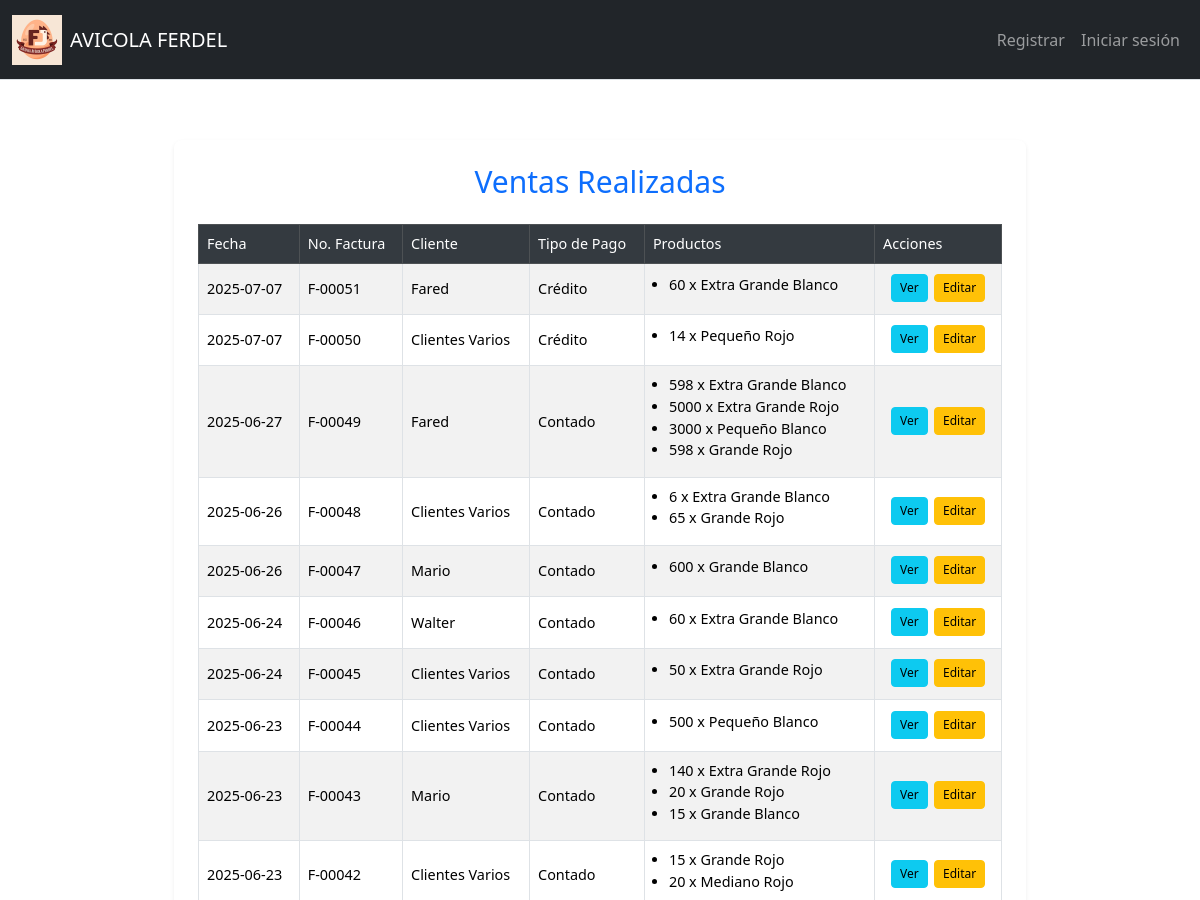
The app's page /gestionar_ventas (upper part), older data.
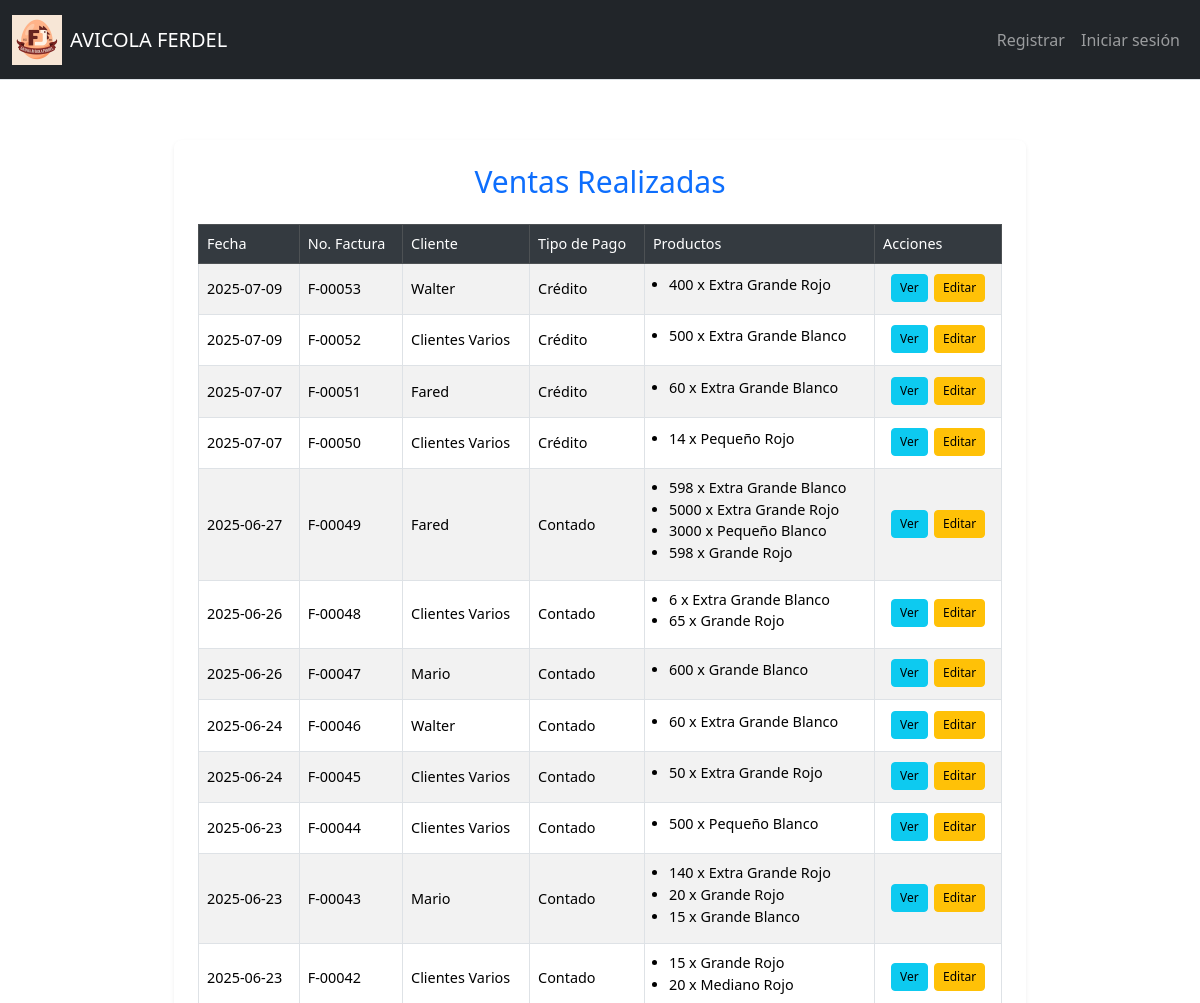
The same page, newer data.
### tables this page shows
CREATE TABLE Facturacion (
    ID_Factura INTEGER PRIMARY KEY AUTOINCREMENT,
    Fecha DATE NOT NULL,
    IDCliente INTEGER NOT NULL,
    Credito_Contado INTEGER,
    Observacion TEXT,
    ID_Empresa INTEGER NOT NULL,
    FOREIGN KEY (IDCliente) REFERENCES Clientes(ID_Cliente),
    FOREIGN KEY (ID_Empresa) REFERENCES Empresa(ID_Empresa)
);

CREATE TABLE Clientes (
    ID_Cliente INTEGER PRIMARY KEY AUTOINCREMENT,
    Nombre TEXT NOT NULL,
    Telefono TEXT,
    Direccion TEXT,
    RUC_CEDULA TEXT
);

### app.py (the view)
@app.route("/gestionar_ventas", methods=["GET"])
def gestionar_ventas():
    try:
        ventas = db.execute("""
            SELECT f.ID_Factura, f.Fecha, c.Nombre AS Cliente, f.Credito_Contado, f.Observacion
            FROM Facturacion f
            JOIN Clientes c ON c.ID_Cliente = f.IDCliente
            ORDER BY f.ID_Factura DESC
        """)
        detalles = db.execute("""
            SELECT df.ID_Factura, p.Descripcion, df.Cantidad
            FROM Detalle_Facturacion df
            JOIN Productos p ON df.ID_Producto = p.ID_Producto
        """)
        productos_por_venta = {}
        for d in detalles:
            productos_por_venta.setdefault(d["ID_Factura"], []).append(
                f"{d['Cantidad']} x {d['Descripcion']}"
            )
        for venta in ventas:
            venta["Productos"] = productos_por_venta.get(venta["ID_Factura"], [])
            venta["NumeroFactura"] = f"F-{venta['ID_Factura']:05d}"  # ← Formato del número de factura
        return render_template("gestionar_ventas.html", ventas=ventas)
    except Exception as e:
        flash(f"❌ Error al cargar las ventas: {e}", "danger")
        return redirect(url_for("ventas"))

### Templates/gestionar_ventas.html (shortened to what this page needs)
{% extends "layout.html" %}
{% block main %}
<div class="container mt-4">
    <div class="card shadow-sm">
        <div class="card-body">
            <h2 class="text-center text-primary mb-4">Ventas Realizadas</h2>
            <div class="table-responsive">
                <table class="table table-bordered table-striped align-middle">
                    <thead class="table-dark">
                        <tr>
                            <th data-label="Fecha">Fecha</th>
                            <th data-label="Factura">No. Factura</th>
                            <th data-label="Cliente">Cliente</th>
                            <th data-label="Pago">Tipo de Pago</th>
                            <th data-label="Productos">Productos</th>
                            <th data-label="Acciones">Acciones</th>
                        </tr>
                    </thead>
                    <tbody>
                        {% for venta in ventas %}
                        <tr>
                            <td data-label="Fecha">{{ venta.Fecha }}</td>
                            <td data-label="Factura">{{ venta.NumeroFactura }}</td>
                            <td data-label="Cliente">{{ venta.Cliente }}</td>
                            <td data-label="Pago">{{ 'Crédito' if venta.Credito_Contado == 1 else 'Contado' }}</td>
                            <td data-label="Productos">
                                <ul class="mb-2 ps-3">
                                    {% for producto in venta.Productos %}
                                    <li>{{ producto }}</li>
                                    {% endfor %}
                                </ul>
                            </td>
                            <td data-label="Acciones">
                                <div class="d-flex flex-wrap justify-content-center">
                                    <a href="/ventas/{{ venta.ID_Movimiento }}"
                                        class="btn btn-sm btn-info me-1 mb-1">Ver</a>
                                    <a href="/editar_venta/{{ venta.ID_Factura }}"
                                        class="btn btn-sm btn-warning mb-1 {% if venta.Credito_Contado == 1 and venta.tiene_pagos %}disabled{% endif %}"
                                        >
                                        Editar
                                    </a>
                                </div>
                            </td>
                        </tr>
                        {% endfor %}
                    </tbody>
                </table>
            </div>
        </div>
    </div>
</div>
{% endblock %}

### Templates/layout.html (shortened to what this page needs)
<!DOCTYPE html>
<html lang="es">
<head>
    <link href="https://cdn.jsdelivr.net/npm/bootstrap@5.3.3/dist/css/bootstrap.min.css" rel="stylesheet"
>
    <link rel="stylesheet" href="https://cdn.jsdelivr.net/npm/bootstrap-icons@1.11.1/font/bootstrap-icons.css">
    <link rel="stylesheet" href="{{ url_for('static', filename='styles.css') }}">
</head>
<body>
    <nav class="navbar navbar-expand-lg navbar-dark bg-dark border-bottom fixed-top">
        <div class="container-fluid">
            <div class="navbar-container">
                <div class="navbar-brand-container">
                    <img src="{{ url_for('static', filename='logoFerdel_web.png') }}"
                         alt="Logo de Ferdel"
                         width="50"
                         height="50"
                         class="img-fluid d-none d-sm-block">
                    <a class="navbar-brand" href="/">AVICOLA FERDEL</a>
                </div>
                <div class="collapse navbar-collapse navbar-menu" id="navbarNav">
                    {% if current_user.is_authenticated %}
                    <ul class="navbar-nav me-auto">
                        <li class="nav-item dropdown">
                            <a class="nav-link dropdown-toggle" href="#" id="comprasDropdown" role="button"
                               data-bs-toggle="dropdown" aria-expanded="false">
                                <i class="bi bi-cart-plus d-lg-none"></i>
                                <span>Compras</span>
                            </a>
                            <ul class="dropdown-menu" aria-labelledby="comprasDropdown">
                                <li><a class="dropdown-item" href="/compras"><i class="bi bi-plus-circle"></i>Agregar Compras</a></li>
                                <li><a class="dropdown-item" href="/gestionar_compras"><i class="bi bi-pencil-square"></i>Editar Compras</a></li>
                            </ul>
                        </li>
                        <li class="nav-item dropdown">
                            <a class="nav-link dropdown-toggle" href="#" id="ventasDropdown" role="button"
                               data-bs-toggle="dropdown" aria-expanded="false">
                                <i class="bi bi-cash-stack d-lg-none"></i>
                                <span>Ventas</span>
                            </a>
                            <ul class="dropdown-menu" aria-labelledby="ventasDropdown">
                                <li><a class="dropdown-item" href="/ventas"><i class="bi bi-plus-circle"></i>Agregar Ventas</a></li>
                                <li><a class="dropdown-item" href="/gestionar_ventas"><i class="bi bi-pencil-square"></i>Editar Ventas</a></li>
                            </ul>
                        </li>
                        <li class="nav-item dropdown">
                            <a class="nav-link dropdown-toggle" href="#" id="cobrosDropdown" role="button"
                               data-bs-toggle="dropdown" aria-expanded="false">
                                <i class="bi bi-currency-dollar d-lg-none"></i>
                                <span>Cobros</span>
                            </a>
                            <ul class="dropdown-menu" aria-labelledby="cobrosDropdown">
                                <li><a class="dropdown-item" href="{{ url_for('cobros') }}"><i class="bi bi-eye"></i>Ver Cobros</a></li>
                            </ul>
                        </li>
                        <li class="nav-item dropdown">
                            <a class="nav-link dropdown-toggle" href="#" id="pagosDropdown" role="button"
                               data-bs-toggle="dropdown" aria-expanded="false">
                                <i class="bi bi-credit-card d-lg-none"></i>
                                <span>Pagos</span>
                            </a>
                            <ul class="dropdown-menu" aria-labelledby="pagosDropdown">
                                <li><a class="dropdown-item" href="{{ url_for('pagos') }}"><i class="bi bi-eye"></i>Ver Pagos</a></li>
                            </ul>
                        </li>
                        <li class="nav-item dropdown">
                            <a class="nav-link dropdown-toggle" href="#" id="facturaDropdown" role="button"
                               data-bs-toggle="dropdown" aria-expanded="false">
                                <i class="bi bi-receipt d-lg-none"></i>
                                <span>Factura</span>
                            </a>
                            <ul class="dropdown-menu" aria-labelledby="facturaDropdown">
                                <li><a class="dropdown-item" href="{{ url_for('visualizar_facturas') }}"><i class="bi bi-eye"></i>Visualizar Factura</a></li>
                                <li><a class="dropdown-item" href="/factura_alterna"><i class="bi bi-file-earmark-plus"></i>Generar nueva Factura</a></li>
                            </ul>
                        </li>
                        <li class="nav-item dropdown">
                            <a class="nav-link dropdown-toggle" href="#" id="bodegaDropdown" role="button"
                               data-bs-toggle="dropdown" aria-expanded="false">
                                <i class="bi bi-box-seam d-lg-none"></i>
                                <span>Bodega</span>
                            </a>
                            <ul class="dropdown-menu" aria-labelledby="bodegaDropdown">
                                <li><a class="dropdown-item" href="/bodega"><i class="bi bi-eye"></i>Ver Bodega</a></li>
                                <li><a class="dropdown-item" href="{{ url_for('historial_inventario') }}"><i class="bi bi-clock-history"></i>Historial de Movimientos</a></li>
                            </ul>
                        </li>
                        <li class="nav-item dropdown">
                            <a class="nav-link dropdown-toggle" href="#" id="vehiculosDropdown" role="button"
                               data-bs-toggle="dropdown" aria-expanded="false">
                                <i class="bi bi-truck d-lg-none"></i>
                                <span>Vehiculos</span>
                            </a>
                            <ul class="dropdown-menu" aria-labelledby="vehiculosDropdown">
                                <li><a class="dropdown-item" href="{{ url_for('vehiculos') }}"><i class="bi bi-eye"></i>Ver Vehículos</a></li>
                                <li><a class="dropdown-item" href="{{ url_for('combustible') }}"><i class="bi bi-fuel-pump"></i>Gasto de Combustibles</a></li>
                                <li><a class="dropdown-item" href="#"><i class="bi bi-tools"></i>Gestionar Mantenimiento</a></li>
                            </ul>
                        </li>
                        <li class="nav-item dropdown">
                            <a class="nav-link dropdown-toggle" href="#" id="CatalogosDropdown" role="button"
                               data-bs-toggle="dropdown" aria-expanded="false">
                                <i class="bi bi-book d-lg-none"></i>
                                <span>Catálogos</span>
                            </a>
                            <ul class="dropdown-menu" aria-labelledby="CatalogosDropdown">
                                <li><a class="dropdown-item" href="/clientes"><i class="bi bi-people"></i>Gestionar Clientes</a></li>
                                <li><a class="dropdown-item" href="/proveedores"><i class="bi bi-truck"></i>Gestionar Proveedores</a></li>
                                <li><a class="dropdown-item" href="/productos"><i class="bi bi-box-seam"></i>Gestionar Productos</a></li>
                                <li><a class="dropdown-item" href="/empresa"><i class="bi bi-building"></i>Gestionar Empresa</a></li>
                                <li><a class="dropdown-item" href="{{ url_for('familia') }}"><i class="bi bi-diagram-3"></i>Gestionar Familias</a></li>
                                <li><a class="dropdown-item" href="{{ url_for('tipo_producto') }}"><i class="bi bi-tags"></i>Gestionar Tipos de Producto</a></li>
                            </ul>
                        </li>
                    </ul>
                    <ul class="navbar-nav">
                        <li class="nav-item">
                            <span class="nav-link text-white">
                                <i class="bi bi-person-circle d-lg-none"></i>
                                <span class="d-none d-md-inline">BIENVENIDO, </span>
                                <span class="d-inline d-md-none">Bienv. </span>
                                {{ current_user.username }}
                            </span>
                        </li>
                        <li class="nav-item">
                            <a class="nav-link" href="/logout">
                                <i class="bi bi-box-arrow-right d-lg-none"></i>
                                <span class="d-none d-sm-inline">Cerrar sesión</span>
                                <span class="d-inline d-sm-none">Salir</span>
                            </a>
                        </li>
                    </ul>
                    {% else %}
                    <ul class="navbar-nav ms-auto">
                        <li class="nav-item">
                            <a class="nav-link" href="/register">
                                <span class="d-none d-sm-inline">Registrar</span>
                            </a>
                        </li>
                        <li class="nav-item">
                            <a class="nav-link" href="/login">
                                <span class="d-none d-sm-inline">Iniciar sesión</span>
                            </a>
                        </li>
                    </ul>
                    {% endif %}
                </div>
            </div>
        </div>
    </nav>
    <main class="container-fluid py-3">
        <div class="row justify-content-center">
            <div class="col-12 col-xxl-10">
                {% block main %}
                {% endblock %}
            </div>
        </div>
    </main>
</body>
</html>

Row changes from the older to the newer data that the page shows:
added Facturacion: Fecha "2025-07-09", NumeroFactura "F-00053", Cliente "Walter", Credito_Contado "Crédito", Productos "400 x Extra Grande Rojo"
added Facturacion: Fecha "2025-07-09", NumeroFactura "F-00052", Cliente "Clientes Varios", Credito_Contado "Crédito", Productos "500 x Extra Grande Blanco"
